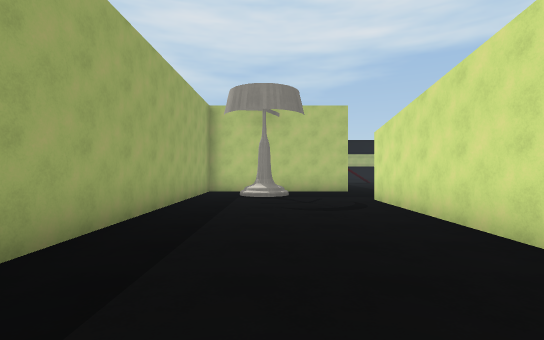
view 1 (above)

19 first-person views from a walk through a 3-D level made in the Unity game engine. The camera is 1.5 m above the floor, looks level and sees 85° across. The floor is counted in squares, 2 m on a side. Each view is taken from the middle of a square. On the plan, view 1 faces up. The plan holds only what a view shows up to about 10 squares ahead; the rest is blank. The place goes on beyond the plan. The player character is not drawn. Some surface patterns are stand-ins.

view 2
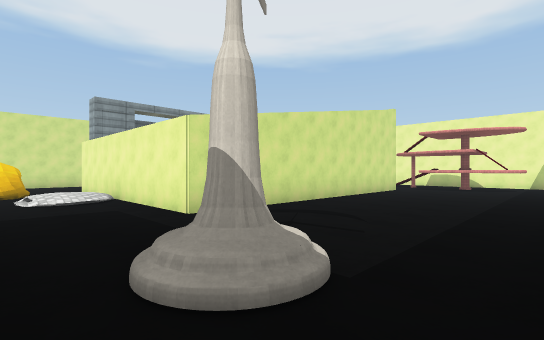

view 3
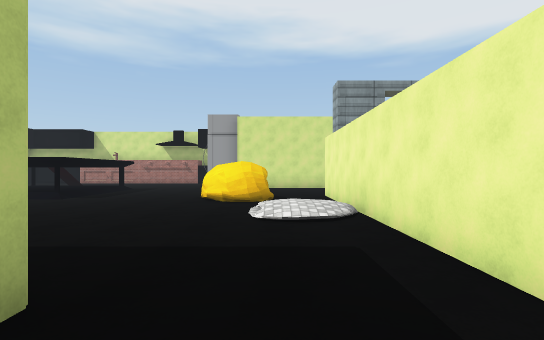

view 4
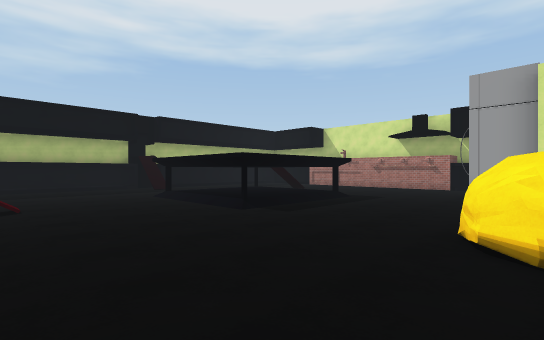

view 5
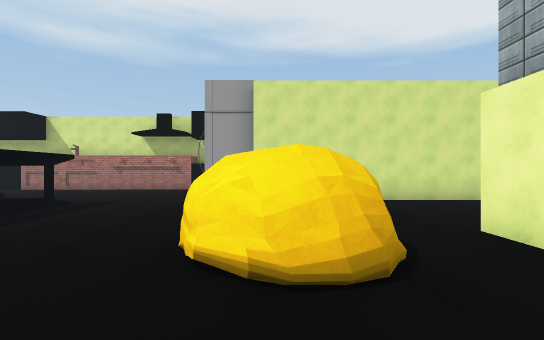

view 6
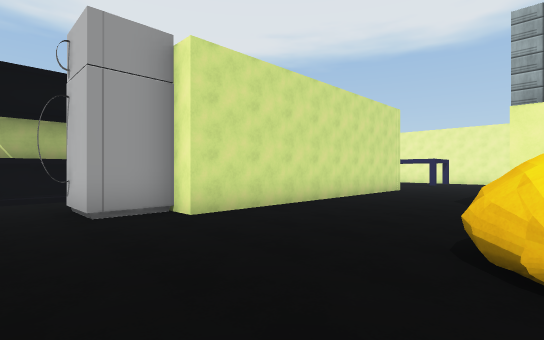

view 7
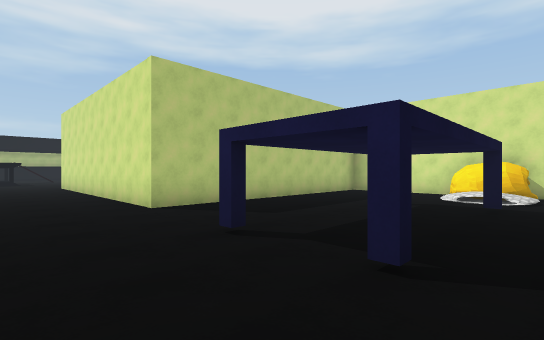

view 8
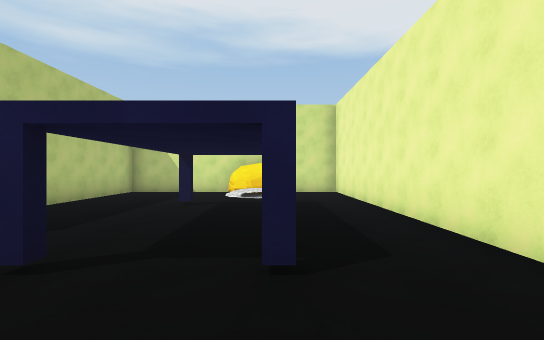

view 9
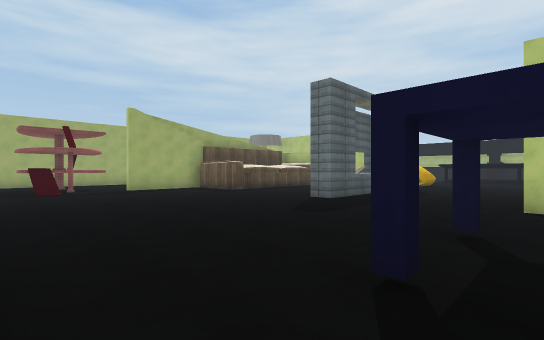

view 10
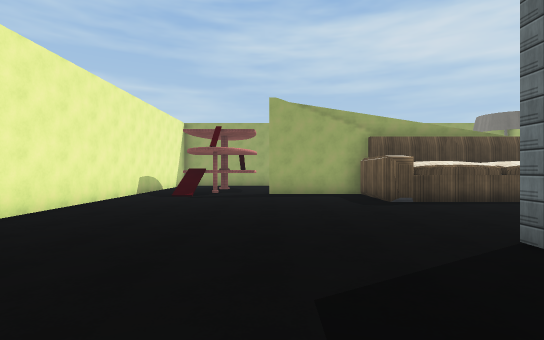

view 11
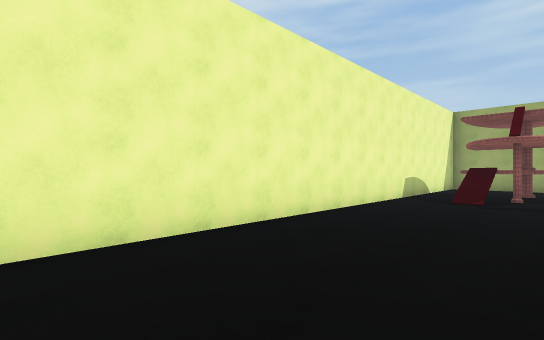

view 12
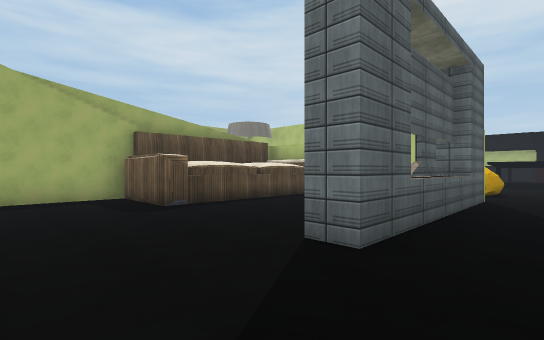

view 13
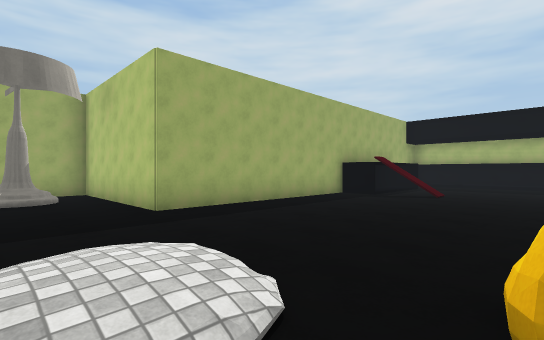

view 14
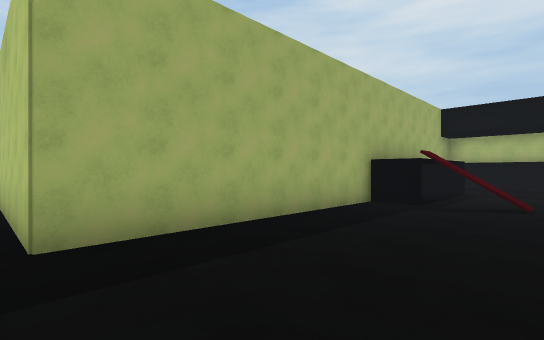

view 15
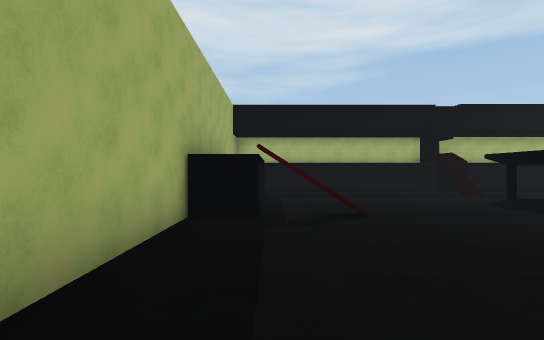

view 16
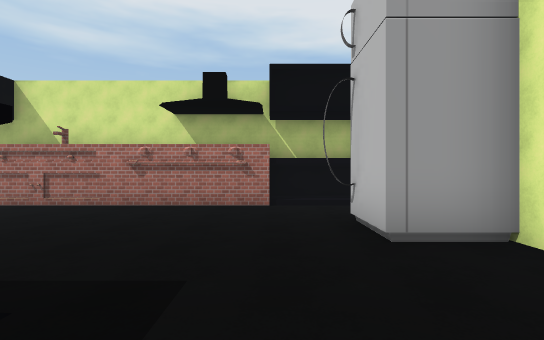

view 17
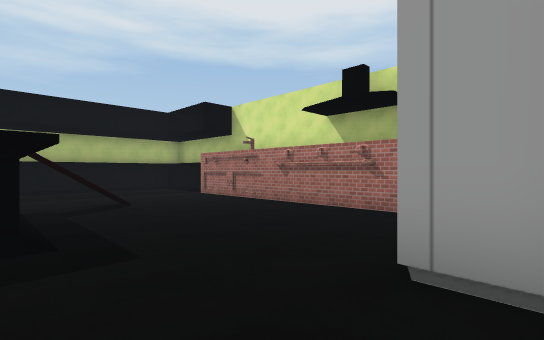

view 18
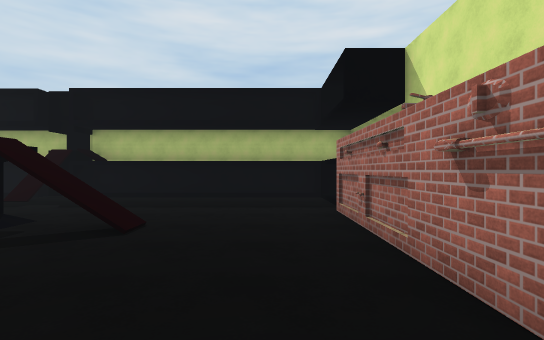

view 19
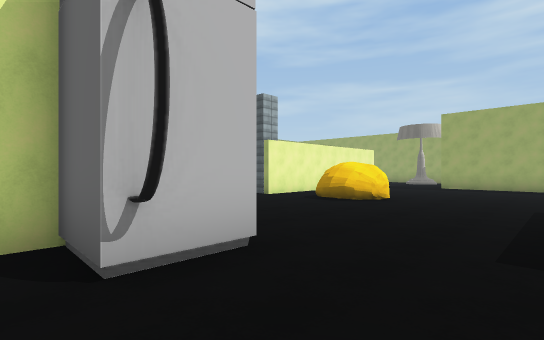

### Floor plan
Key: @ floor where view 1 was taken; # wall or solid block; . floor; / step, stairs or slope; ^ raised ledge; F fridge; O other object.
Columns run from 3 left of view 1 to 22 right of it. Each row starts with its distance up from view 1.
 23         ##############
 22        ......#.......#
 21        ....../.......#
 20       #..............#
 19        ...... .......#
 18        .....#  #//...#
 17      ###/...    .....#
 16      #......    .....#
 15      #......#  #.....#
 14      #...............#
 13      #...............#
 12      #............F..#
 11 ######...........##. #
 10 #..........OO....###
  9 #./#........O....#
  8 #.//......O......#
  7 #.....#######....#
  6 #.....###   #....#
  5 #.....###.  ^....#
  4 #.....###.. ^....#
  3 #.....###...^....#
  2 #.....###...#....########
  1  .....#..................
  0   .@..#..................#
 -1   ....#.........#...#....#
 -2   .^ ^.................OO
 -3 #.^ ^^..........#....#.OOO
 -4     ^^...................#
 -5    ......................#
 -6    ######################

Where each view was taken, in squares from view 1:
view 1: 0 up, 0 right, facing up
view 2: 10 up, 2 left, facing down-right
view 3: 9 up, 1 right, facing right
view 4: 10 up, 5 right, facing up-right
view 5: 10 up, 6 right, facing right
view 6: 13 up, 9 right, facing down-right
view 7: 4 down, 11 right, facing up-right
view 8: 3 down, 11 right, facing right
view 9: 5 down, 14 right, facing up-left
view 10: 1 down, 12 right, facing left
view 11: 2 down, 11 right, facing down-left
view 12: 1 down, 11 right, facing up-left
view 13: 8 up, 8 right, facing up-left
view 14: 10 up, 6 right, facing up-left
view 15: 12 up, 4 right, facing up
view 16: 13 up, 11 right, facing right
view 17: 11 up, 12 right, facing up-right
view 18: 14 up, 16 right, facing up
view 19: 14 up, 16 right, facing down-left
